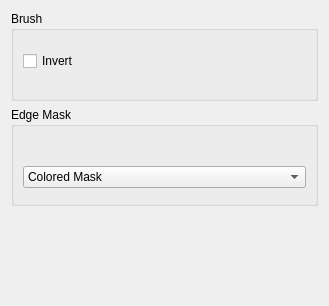
<?xml version="1.0" encoding="UTF-8"?>
<ui version="4.0">
 <class>omni::ui::Blend</class>
 <widget class="QWidget" name="omni::ui::Blend">
  <property name="geometry">
   <rect>
    <x>0</x>
    <y>0</y>
    <width>329</width>
    <height>306</height>
   </rect>
  </property>
  <property name="windowTitle">
   <string>Form</string>
  </property>
  <layout class="QVBoxLayout" name="verticalLayout">
   <item>
    <widget class="QGroupBox" name="grpBrush">
     <property name="sizePolicy">
      <sizepolicy hsizetype="Preferred" vsizetype="Expanding">
       <horstretch>0</horstretch>
       <verstretch>0</verstretch>
      </sizepolicy>
     </property>
     <property name="title">
      <string>Brush</string>
     </property>
     <layout class="QVBoxLayout" name="verticalLayout_3">
      <item>
       <widget class="omni::ui::BrushPreview" name="brushPreview" native="true">
        <property name="sizePolicy">
         <sizepolicy hsizetype="Preferred" vsizetype="Expanding">
          <horstretch>0</horstretch>
          <verstretch>0</verstretch>
         </sizepolicy>
        </property>
       </widget>
      </item>
      <item>
       <widget class="QCheckBox" name="chkInvert">
        <property name="text">
         <string>Invert</string>
        </property>
       </widget>
      </item>
      <item>
       <widget class="omni::ui::RangedFloat" name="sliderSize" native="true">
        <property name="sizePolicy">
         <sizepolicy hsizetype="Preferred" vsizetype="Preferred">
          <horstretch>0</horstretch>
          <verstretch>0</verstretch>
         </sizepolicy>
        </property>
       </widget>
      </item>
      <item>
       <widget class="omni::ui::RangedFloat" name="sliderOpacity" native="true"/>
      </item>
      <item>
       <widget class="omni::ui::RangedFloat" name="sliderFeather" native="true">
        <property name="sizePolicy">
         <sizepolicy hsizetype="Preferred" vsizetype="Preferred">
          <horstretch>0</horstretch>
          <verstretch>0</verstretch>
         </sizepolicy>
        </property>
       </widget>
      </item>
     </layout>
    </widget>
   </item>
   <item>
    <widget class="QGroupBox" name="grpEdgeMask">
     <property name="sizePolicy">
      <sizepolicy hsizetype="Preferred" vsizetype="Preferred">
       <horstretch>0</horstretch>
       <verstretch>0</verstretch>
      </sizepolicy>
     </property>
     <property name="title">
      <string>Edge Mask</string>
     </property>
     <layout class="QVBoxLayout" name="verticalLayout_2">
      <item>
       <widget class="omni::ui::RangedFloat" name="sliderGamma" native="true"/>
      </item>
      <item>
       <widget class="omni::ui::RangedFloat" name="sliderTop" native="true"/>
      </item>
      <item>
       <widget class="omni::ui::RangedFloat" name="sliderLeft" native="true"/>
      </item>
      <item>
       <widget class="omni::ui::RangedFloat" name="sliderRight" native="true"/>
      </item>
      <item>
       <widget class="omni::ui::RangedFloat" name="sliderBottom" native="true"/>
      </item>
      <item>
       <widget class="QComboBox" name="boxMaskColor">
        <property name="currentText">
         <string>Colored Mask</string>
        </property>
        <item>
         <property name="text">
          <string>Colored Mask</string>
         </property>
        </item>
        <item>
         <property name="text">
          <string>White Mask</string>
         </property>
        </item>
       </widget>
      </item>
      <item>
       <widget class="omni::ui::RangedFloat" name="sliderInputOpacity" native="true"/>
      </item>
     </layout>
    </widget>
   </item>
   <item>
    <spacer name="verticalSpacer">
     <property name="orientation">
      <enum>Qt::Vertical</enum>
     </property>
     <property name="sizeHint" stdset="0">
      <size>
       <width>20</width>
       <height>40</height>
      </size>
     </property>
    </spacer>
   </item>
  </layout>
 </widget>
 <customwidgets>
  <customwidget>
   <class>omni::ui::BrushPreview</class>
   <extends>QWidget</extends>
   <header>BrushPreview.h</header>
   <container>1</container>
  </customwidget>
  <customwidget>
   <class>omni::ui::RangedFloat</class>
   <extends>QWidget</extends>
   <header location="global">omni/ui/RangedFloat.h</header>
   <container>1</container>
  </customwidget>
 </customwidgets>
 <resources/>
 <connections/>
</ui>
